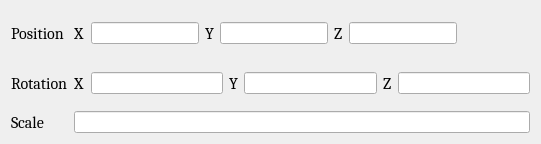
<?xml version="1.0" encoding="UTF-8"?>
<ui version="4.0">
 <class>EntityPropertyEditorWidget</class>
 <widget class="QWidget" name="EntityPropertyEditorWidget">
  <property name="geometry">
   <rect>
    <x>0</x>
    <y>0</y>
    <width>541</width>
    <height>128</height>
   </rect>
  </property>
  <property name="sizePolicy">
   <sizepolicy hsizetype="Expanding" vsizetype="Expanding">
    <horstretch>0</horstretch>
    <verstretch>0</verstretch>
   </sizepolicy>
  </property>
  <property name="maximumSize">
   <size>
    <width>16777215</width>
    <height>16777215</height>
   </size>
  </property>
  <property name="windowTitle">
   <string>EntityPropertyEditorWidget</string>
  </property>
  <layout class="QVBoxLayout" name="verticalLayout">
   <item>
    <layout class="QFormLayout" name="formLayout">
     <item row="0" column="0">
      <widget class="QLabel" name="positionLabel">
       <property name="sizePolicy">
        <sizepolicy hsizetype="Preferred" vsizetype="Expanding">
         <horstretch>0</horstretch>
         <verstretch>0</verstretch>
        </sizepolicy>
       </property>
       <property name="font">
        <font>
         <family>Cambria</family>
         <pointsize>12</pointsize>
        </font>
       </property>
       <property name="text">
        <string>Position</string>
       </property>
      </widget>
     </item>
     <item row="1" column="0">
      <widget class="QLabel" name="rotationLabel">
       <property name="sizePolicy">
        <sizepolicy hsizetype="Preferred" vsizetype="Expanding">
         <horstretch>0</horstretch>
         <verstretch>0</verstretch>
        </sizepolicy>
       </property>
       <property name="font">
        <font>
         <family>Cambria</family>
         <pointsize>12</pointsize>
        </font>
       </property>
       <property name="text">
        <string>Rotation</string>
       </property>
      </widget>
     </item>
     <item row="2" column="0">
      <widget class="QLabel" name="scaleLabel">
       <property name="sizePolicy">
        <sizepolicy hsizetype="Preferred" vsizetype="Preferred">
         <horstretch>0</horstretch>
         <verstretch>0</verstretch>
        </sizepolicy>
       </property>
       <property name="font">
        <font>
         <family>Cambria</family>
         <pointsize>12</pointsize>
        </font>
       </property>
       <property name="text">
        <string>Scale</string>
       </property>
      </widget>
     </item>
     <item row="2" column="1">
      <widget class="QLineEdit" name="scaleText">
       <property name="sizePolicy">
        <sizepolicy hsizetype="Preferred" vsizetype="Fixed">
         <horstretch>0</horstretch>
         <verstretch>0</verstretch>
        </sizepolicy>
       </property>
      </widget>
     </item>
     <item row="1" column="1">
      <widget class="QWidget" name="widget" native="true">
       <property name="sizePolicy">
        <sizepolicy hsizetype="Preferred" vsizetype="Preferred">
         <horstretch>0</horstretch>
         <verstretch>0</verstretch>
        </sizepolicy>
       </property>
       <layout class="QHBoxLayout" name="horizontalLayout">
        <property name="leftMargin">
         <number>0</number>
        </property>
        <property name="rightMargin">
         <number>0</number>
        </property>
        <item>
         <widget class="QLabel" name="label_4">
          <property name="font">
           <font>
            <family>Cambria</family>
            <pointsize>12</pointsize>
           </font>
          </property>
          <property name="text">
           <string>X</string>
          </property>
         </widget>
        </item>
        <item>
         <widget class="QLineEdit" name="XRotText">
          <property name="sizePolicy">
           <sizepolicy hsizetype="Expanding" vsizetype="Fixed">
            <horstretch>0</horstretch>
            <verstretch>0</verstretch>
           </sizepolicy>
          </property>
         </widget>
        </item>
        <item>
         <widget class="QLabel" name="label_5">
          <property name="font">
           <font>
            <family>Cambria</family>
            <pointsize>12</pointsize>
           </font>
          </property>
          <property name="text">
           <string>Y</string>
          </property>
         </widget>
        </item>
        <item>
         <widget class="QLineEdit" name="YRotText"/>
        </item>
        <item>
         <widget class="QLabel" name="label_6">
          <property name="font">
           <font>
            <family>Cambria</family>
            <pointsize>12</pointsize>
           </font>
          </property>
          <property name="text">
           <string>Z</string>
          </property>
         </widget>
        </item>
        <item>
         <widget class="QLineEdit" name="ZRotText"/>
        </item>
       </layout>
      </widget>
     </item>
     <item row="0" column="1">
      <widget class="QWidget" name="widget_2" native="true">
       <property name="sizePolicy">
        <sizepolicy hsizetype="Fixed" vsizetype="Preferred">
         <horstretch>0</horstretch>
         <verstretch>0</verstretch>
        </sizepolicy>
       </property>
       <layout class="QHBoxLayout" name="horizontalLayout_2">
        <property name="leftMargin">
         <number>0</number>
        </property>
        <property name="rightMargin">
         <number>0</number>
        </property>
        <item>
         <widget class="QLabel" name="label">
          <property name="font">
           <font>
            <family>Cambria</family>
            <pointsize>12</pointsize>
           </font>
          </property>
          <property name="text">
           <string>X</string>
          </property>
         </widget>
        </item>
        <item>
         <widget class="QLineEdit" name="XPosText"/>
        </item>
        <item>
         <widget class="QLabel" name="label_2">
          <property name="font">
           <font>
            <family>Cambria</family>
            <pointsize>12</pointsize>
           </font>
          </property>
          <property name="text">
           <string>Y</string>
          </property>
         </widget>
        </item>
        <item>
         <widget class="QLineEdit" name="YPosText"/>
        </item>
        <item>
         <widget class="QLabel" name="label_3">
          <property name="font">
           <font>
            <family>Cambria</family>
            <pointsize>12</pointsize>
           </font>
          </property>
          <property name="text">
           <string>Z</string>
          </property>
         </widget>
        </item>
        <item>
         <widget class="QLineEdit" name="ZPosText"/>
        </item>
       </layout>
      </widget>
     </item>
    </layout>
   </item>
  </layout>
 </widget>
 <layoutdefault spacing="6" margin="11"/>
 <resources/>
 <connections/>
</ui>
